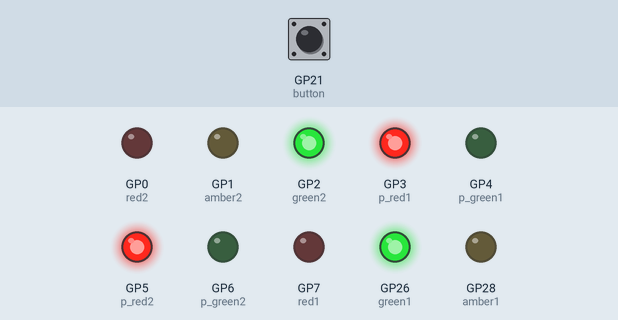
Simulated run of this program. Board: Raspberry Pi Pico running MicroPython. Parts: output pins drawn as LEDs (lit = HIGH). The test bench sets the inputs (shaded band); at power-on: GP21 (button) HIGH.

Above: at 1.2 s.
1.3 s: GP21 (button) pulled LOW for 0.15 s
At 5.1 s:
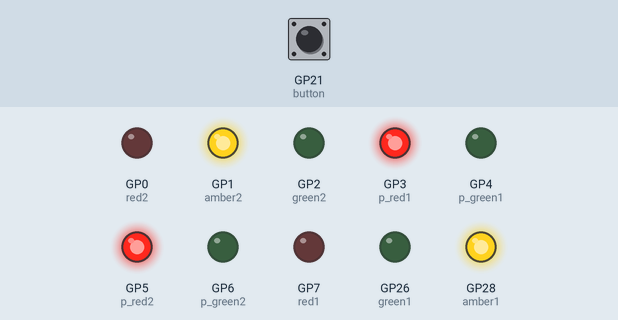
At 8.6 s:
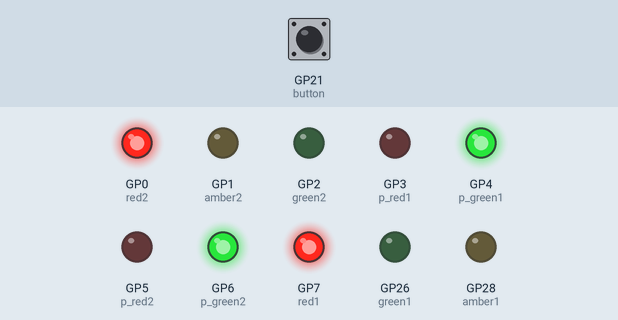
Timing chart, 0 to 10.1 s (numbered marks = the images above; inputs shaded):
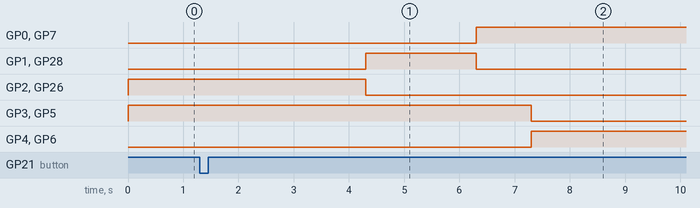

The program:

pelican_crossing.py
```python
# This code is for demonstration purposes only and is for shown how you could create a simple pelican crossing
# animation for your model railway layout.
#
# It is based on the Cytron Pi Pico maker board which has built in leds and switches which makes it a cheap
# development platform for your learning.
#
# I will use a total of 8 LEDs and 1 switch in the code which will simulate the two main banks of traffic lights
# and the 2 prodestrian warning lights

# We need to import 2 libaries for the program
# machine library gives us access to control the GP or input or outpins
#
# time gives a timer we can use within our code to cause delays

from machine import Pin
import utime

# Next we set up variables for the GP pins on the Pi Pico
# at this point we must tell the ide what the variable name is and then tell it which pin number we are goin to use.
# after the number we have a ( , ) and then we tell it is it anoutput or input. If its and input we can set a 3rd parameter
# Pull_UP or PULL_DOWN the pull up holds the pin at 3,3volts where as low holds it at 0volts

button = Pin(21, Pin.IN, Pin.PULL_UP)

button_state = 1

# Traffic light bank 1
red1 = Pin(7, Pin.OUT)
amber1 = Pin(28, Pin.OUT)
green1 = Pin(26, Pin.OUT)

# Traffic light bank 2
red2 = Pin(0, Pin.OUT)
amber2 = Pin(1, Pin.OUT)
green2 = Pin(2, Pin.OUT)

# Pedestrian head bank 1
p_red1 = Pin(3, Pin.OUT)
p_green1 = Pin(4, Pin.OUT)

# Pedestrian head bank 2
p_red2 = Pin(5, Pin.OUT)
p_green2 = Pin(6, Pin.OUT)

# sets the traffic lights to green and the pedestrian lights to red at startup
green1.high()
green2.high()
p_red1.high()
p_red2.high()

# These are the functions required for each state of the lights and will run when called in the while true loop
# each line in the function gets initated until the last line of the function is reached.
# Then it returns to the next line in the while loop
def traffic_go():
    green1.high()
    green2.high()
    amber1.low()
    amber2.low()
    red1.low()
    red2.low()

def traffic_caution():
    amber1.high()
    amber2.high()
    red1.low()
    red2.low()
    green1.low()
    green2.low()

def traffic_stop():
    red1.high()
    red2.high()
    green1.low()
    green2.low()
    amber1.low()
    amber2.low()

def ped_stop():
    p_red1.high()
    p_red2.high()
    p_green1.low()
    p_green2.low()


def ped_go():
    p_red1.low()
    p_red2.low()
    p_green1.high()
    p_green2.high()


# Start of the for ever loop

while True:
    button_state = button.value()
    if button_state == 0:
        utime.sleep(3)
        traffic_caution()
        utime.sleep(2)
        traffic_stop()
        utime.sleep(1)
        ped_go()
        utime.sleep(10)
        ped_stop()
        utime.sleep(2)
        traffic_caution()
        utime.sleep(2)
        traffic_go()
        utime.sleep(5)
```

Measured:
- after the input at 1.3 s, GP0 (red2), GP7 (red1): LOW → HIGH after 5.0 s; GP1 (amber2), GP28 (amber1): LOW → HIGH after 3.0 s, → LOW 2.0 s later; GP2 (green2), GP26 (green1): HIGH → LOW after 3.0 s; GP3 (p_red1), GP5 (p_red2): HIGH → LOW after 6.0 s; GP4 (p_green1), GP6 (p_green2): LOW → HIGH after 6.0 s
